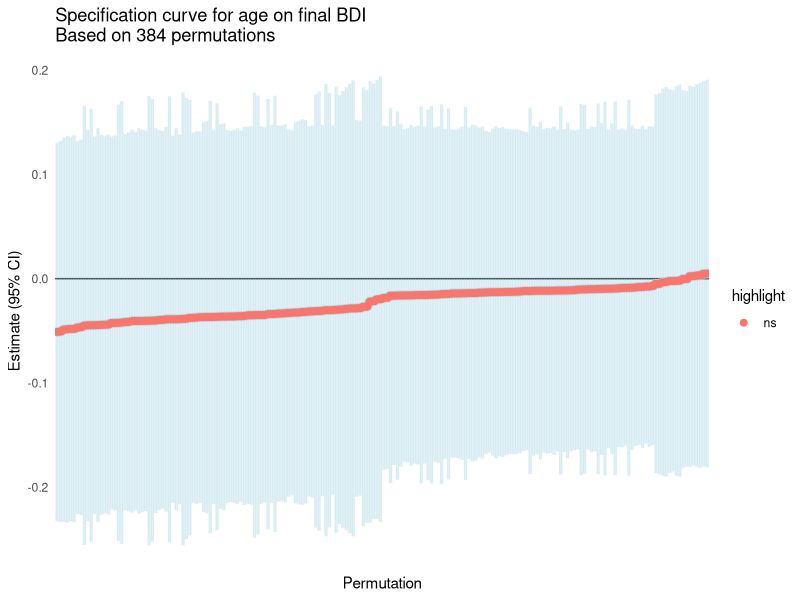

This chart was generated by the following R code:
## ---- chunk 1
knitr::opts_chunk$set(echo = TRUE)
## ---- chunk 2
library(lmerTest)  # this is a convenience package replacement for {lme4}
library(tidyverse)  # this is a meta package with many data manipulation, coding, and visualization tools
## ---- chunk 3
trim_data <- function(..., 
                      data, 
                      min_ses_num = 0, 
                      max_ses_num = 10000, 
                      max_courses = 1,
                      completers_only = FALSE, 
                      min_sev_baseline = 0, 
                      min_sev_BDI = 0,
                      min_sev_BAI = 0, 
                      min_obs = 0, 
                      use_obs = c("all", "prepost", "post"), 
                      param_list = NULL){  # param_list is an optional whole replacement
  
  if(!is.null(param_list)){  # if param_list supplied
    # re-assign all values to the param_list version
    # this is an option that comes in handy sometimes, not always needed.
    data <- param_list$data
    min_ses_num <- param_list$min_ses_num
    max_ses_num <- param_list$max_ses_num
    max_courses <- param_list$max_courses
    completers_only <- param_list$completers_only
    min_sev_baseline <- param_list$min_sev_baseline
    min_sev_BDI <- param_list$min_sev_BDI
    min_sev_BAI <- param_list$min_sev_BAI
    min_obs <- param_list$min_obs
    use_obs <- param_list$use_obs
  }
  
  temp <- dplyr::filter(data, 
                 n_tx_eval_tot >= min_ses_num,
                 n_tx_eval_tot <= max_ses_num, 
                 # need courses indicator still
                 # need completer indicator still
                 # need baseline severity indicators
                 n_meas_obs_tot >= min_obs)
  
  # if using just pre or post data, trim it here and compute new variables
  if(use_obs == "prepost" | use_obs == "post"){
    temp <- temp %>% 
      dplyr::filter(has.measure == 1) %>% 
      group_by(new_id) %>% 
      slice(c(1, n())) %>% 
      mutate(first_BDI = first(BDI), 
             first_BAI = first(BAI)) %>% 
      dplyr::filter(first_BDI >= min_sev_BDI & first_BAI >= min_sev_BAI) %>% 
      slice(n()) %>% 
      ungroup()
    
    temp <- mutate(temp, 
                   minimum_sessions = min_ses_num, 
                   maximum_sessions = max_ses_num, 
                   maximum_courses = max_courses, 
                   minimum_BDI_bl = min_sev_BDI, 
                   minimum_BAI_bl = min_sev_BAI, 
                   minimum_observations = min_obs)
  }
  else if(use_obs == "all"){
    temp <- temp %>% 
      dplyr::filter(has.measure == 1) %>% 
      group_by(new_id) %>% 
      mutate(first_BDI = first(BDI), 
             first_BAI = first(BAI)) %>% 
      dplyr::filter(first_BDI >= min_sev_BDI & first_BAI >= min_sev_BAI) %>% 
      ungroup()
    
    temp <- mutate(temp, 
                   minimum_sessions = min_ses_num, 
                   maximum_sessions = max_ses_num, 
                   maximum_courses = max_courses, 
                   minimum_BDI_bl = min_sev_BDI, 
                   minimum_BAI_bl = min_sev_BAI, 
                   minimum_observations = min_obs)
  }
  temp
}
## ---- chunk 4
make_predictors <- function(..., options, target){
  # options should just be a list of variables in the data set, 
  # The function should return a list of lists - one for each set of predictor variables. Assumes that each predictor can either be included or NOT included. 
  # target is required here because it HAS to be included in every model run.
 
  # trying to use expand.grid(). 
  to_expand <- list(0)
  for(i in seq_along(options)){
    to_expand[i] <- paste0("c(\"", as.character(options[i]), "\", NA)")
  }
  # this is HORRIBLE CODE - but it works? 
  out <- expand.grid(eval(parse(text = paste0("list(", paste(unlist(to_expand), collapse = ', '), ")"))))
  
  # rename variable names from "Var1" to whatever the varaible is
  for(i in seq_along(options)){
    names(out)[i] <- levels(out[1, i])
  }
  
  out <- cbind(out, target = rep(target, nrow(out)))
  # the result is a matrix of rows with different variables included in each row. Every row is a unique permutation of the list.
}
## ---- chunk 5
isolate_predictors <- function(..., x){
  # x should be a single row of predictors, not including target, target
  x <- x[!is.na(x)]
  if(length(x) > 0){
    return(x)
  } 
  else return(NULL)
}
## ---- chunk 6
conduct_prepost <- function(..., 
                            data, 
                            predictors,
                            outcome){
  form <- as.formula(paste(outcome, paste(predictors, collapse = " + "), 
        sep = " ~ "))
  model <- lm(form, data = data)
}
 # note that predictors is a list of names of variables, as strings
# the usage of that is like this: 
# outcome <- conduct_prepost(data = test_data, predictors = c("n_tx_eval_tot", "n_noshow_tot", "week_since_first_attend", "ther_id"), outcome = "BDI")
# result is a model, type lm. 
# takes a dataset, list of predictors, and the name of the outcome variable. 


# the function below does the same thing but adds capacity for variables that are included in every permutation (so-called "constants", though this is kind of confusing since they are actually variables)
conduct_prepost_constant <- function(..., 
                            data, 
                            predictors,
                            outcome, 
                            constants = NULL){
  
  form <- as.formula(paste(outcome, paste(predictors, constants, collapse = " + ", sep = " + "), 
        sep = " ~ "))
  model <- lm(form, data = data)
}

# does the same thing but with lme4::lmer() instead of lm() Note it technically used lmerTest::lmer(), for the p-value calculation (though I don't really endorse this myself, typically).
conduct_lmm_int_constant <- function(..., 
                            data, 
                            predictors,
                            outcome, 
                            constants = NULL, 
                            ranef = "ther_id", 
                            ranslope = "1"){
  predictors_text <- paste(predictors, collapse = " + ")
  constants_text <- paste(constants, collapse = " + ")
  ranslope_text <- paste(ranslope, collapse = " + ")
  ranef_text <- paste0("(", ranslope_text, " | ", ranef, ")")
  form <- as.formula(paste(outcome, paste(paste(predictors, collapse = " + "),
                                          paste(constants, collapse = " + "), 
                                          paste(ranef_text, collapse = " + "), 
                                          sep = " + "), 
        sep = " ~ "))
  model <- lmerTest::lmer(form, data = data)
}
## ---- chunk 7
extract_target_lm <- function(..., model, target){
  values <- data.frame(as.list(coef(summary(model))[target, ]))
  values$lower <- values[1, 1] - 1.96 * values[1, 2]
  values$upper <- values[1, 1] + 1.96 * values[1, 2]
  if("df" %in% names(values)){
    values <- select(values, -df)
  }
  values
}
# result is a 1x6 dataframe with Estimate, SE, t val, and p val, lower, and upper
# takes a model as the input, computed earlier

# seems like the existing lm() version works for lme4 models, except it doesn't have a p value

## ---- chunk 8
# this is the pre-post data set
run_data <- function(..., 
                     data, 
                     predictors, 
                     target = predictors$target[1],
                     outcome = "BDI", 
                     constants = "first_BDI"){
  # data is the single data.frame to use
  # predictors is the matrix of predictors to use
  
  out <- data.frame("Estimate" = 0,  
                    "Std. Error" = 0,
                    "t value" = 0,
                    "Pr(>|t|)" = 0,
                    "lower" = 0,
                    "upper" = 0)
  
  for(i in 1:nrow(predictors)){  # for each predictor set
    use_predictors <- isolate_predictors(x = predictors[i, ])
    # use_predictors should be a list of the predictors to include
    
    mod <- conduct_prepost_constant(data = data, 
                                    predictors = use_predictors, 
                                    outcome = outcome, 
                                    constants = constants)
    # mod is an lm object
    
    extracts <- extract_target_lm(model = mod, target = target)
    # extracts is a data frame with six outputted values
    
    out <- rbind(out, extracts)
  }
  out <- data.frame(out[2:nrow(out), ]) # cropping the first empty row.
  out <- cbind(out, N = mod$df.residual)  # adding residual DF to get a sense of the size of the data effectively
  out <- cbind(out, 
               predictors, 
               covariate_perm = 1:nrow(out), 
               outcome_var = outcome, 
               minimum_sessions = data$minimum_sessions[1], 
               maximum_sessions = data$maximum_sessions[1],
               maximum_courses = data$maximum_courses[1], 
               minimum_BDI_bl = data$minimum_BDI_bl[1], 
               minimum_BAI_bl = data$minimum_BAI_bl[1],
               minimum_observations = data$minimum_observations[1], 
               ran_ther_included = FALSE)  # adding a bunch of variables that are helpful later
  out <- mutate(out, 
                highlight = if_else(lower < 0 & upper < 0, "neg", 
                                    if_else(lower < 0 & upper > 0, "ns", 
                                            "pos")))
}
## ---- chunk 9
run_data_lmm <- function(..., 
                     data, 
                     predictors, 
                     target = predictors$target[1],
                     outcome = "BDI", 
                     constants = "first_BDI", 
                     ranef = "ther_id", 
                     ranslope = "1"){
  # data is the single data.frame to use
  # predictors is the matrix of predictors to use
  
  out <- data.frame("Estimate" = 0,  
                    "Std. Error" = 0,
                    "t value" = 0,
                    "Pr(>|t|)" = 0,
                    "lower" = 0,
                    "upper" = 0)
  
  for(i in 1:nrow(predictors)){  # for each predictor set
    use_predictors <- isolate_predictors(x = predictors[i, ])
    # use_predictors should be a list of the predictors to include
    
    mod <- conduct_lmm_int_constant(data = data, 
                                    predictors = use_predictors, 
                                    outcome = outcome, 
                                    constants = constants, 
                                    ranef = ranef, 
                                    ranslope = ranslope)
    # mod is an lm object
    
    # only do anything if not singular
    if(!isSingular(mod)){
      extracts <- extract_target_lm(model = mod, target = target)
      # extracts is a data frame with six outputted values
    }
    else{ # if it was singular, create NA values
      extracts <- data.frame("Estimate" = NA,  
                             "Std. Error" = NA,
                             "t value" = NA,
                             "Pr(>|t|)" = NA,
                             "lower" = NA,
                             "upper" = NA)
    }
    
    out <- rbind(out, extracts)
  }
  out <- data.frame(out[2:nrow(out), ]) # cropping the first empty row.
  out <- cbind(out, N = NA)  # adding residual DF to get a sense of the size of the data effectively. ONLY LEAVING IN bc don't want to bother righ tnow.
  out <- cbind(out, 
               predictors, 
               covariate_perm = 1:nrow(out), 
               outcome_var = outcome, 
               minimum_sessions = data$minimum_sessions[1], 
               maximum_sessions = data$maximum_sessions[1],
               maximum_courses = data$maximum_courses[1], 
               minimum_BDI_bl = data$minimum_BDI_bl[1], 
               minimum_BAI_bl = data$minimum_BAI_bl[1],
               minimum_observations = data$minimum_observations[1], 
               ran_ther_included = TRUE)  # adding a bunch of variables that are helpful later
  out <- mutate(out, 
                highlight = if_else(lower < 0 & upper < 0, "neg", 
                                    if_else(lower < 0 & upper > 0, "ns", 
                                            "pos")))
}
## ---- chunk 10
run_multiple_trims <- function(...,
                               data,
                               min_ses_options = NA, 
                               max_ses_options = NA,
                               max_courses_options = NA,
                               min_sev_BDI_options = NA,
                               min_sev_BAI_options = NA,
                               min_obs_options = NA, 
                               predictors,  # string vector
                               target, 
                               outcome = "BDI", 
                               constants = "first_BDI", 
                               include_ran_thers = TRUE){

  out <- expand.grid(min_ses_options, 
                     max_ses_options, 
                     max_courses_options, 
                     min_sev_BDI_options, 
                     min_sev_BAI_options, 
                     min_obs_options)
  names(out) <- c("min_ses_options", "max_ses_options", "max_courses_options", "min_sev_BDI_options", "min_sev_BAI_options", "min_obs_options")
  # out here is just a matrix with all combinations of all the variables of interest. 

  # define param_list_temp, will be altered on each iteration of next loop
  param_list_temp <- list(data = data, 
                          min_ses_num = 0, 
                          max_ses_num = 100000, 
                          max_courses = 1,
                          completers_only = FALSE, 
                          min_sev_baseline = 0, 
                          min_sev_BDI = 0,
                          min_sev_BAI = 0, 
                          min_obs = 0, 
                          use_obs = "prepost")

  # define predictors_temp, which can be modified
  predictors_temp <- make_predictors(options = predictors, target = target)

  for(i in 1:nrow(out)){  # for each permutation of inputs
    param_list_mod <- param_list_temp
    
    # if first variable is not NA, replace the value in param_list_mod with the corrsponding value from out. 
    if(!is.na(out[i, 1])) {
      param_list_mod$min_ses_num <- out[i, 1]
    }
    if(!is.na(out[i, 2])) {
      param_list_mod$max_ses_num <- out[i, 2]
    }
    if(!is.na(out[i, 3])) {
      param_list_mod$max_courses <- out[i, 3]
    }
    if(!is.na(out[i, 4])) {
      param_list_mod$min_sev_BDI <- out[i, 4]
    }
    if(!is.na(out[i, 5])) {
      param_list_mod$min_sev_BAI <- out[i, 5]
    }
    if(!is.na(out[i, 6])) {
      param_list_mod$min_obs <- out[i, 6]
    }
    #need to repeat for all the variables

    out_dat <- trim_data(data = data, 
                         param_list = param_list_mod, 
                         use_obs = "prepost")  
    # param_list_mod is the MODIFED list of parameters, specific to this iteration.

    ##### now ready to run this data set
    out_analysis <- run_data(data = out_dat, 
                             predictors = predictors_temp, 
                             outcome = outcome, 
                             constants = constants)
    
    # if random therapists should be included (at all, run here)
    if(include_ran_thers){
      out_analysis_lmm <- run_data_lmm(data = out_dat,
                                       predictors = predictors_temp, 
                                       outcome = outcome,
                                       constants = constants,
                                       ranef = "ther_id",
                                       ranslope = "1")
      # combining random and nonrandom outputs    
      output1 <- rbind(out_analysis, out_analysis_lmm)
    }
    output1 <- out_analysis
    
    # now combining all the data into one dataset
    if(i ==1){
      output <- output1
    }
    else{
      output <- rbind(output, output1)
    }
  }
  output <- cbind(output, permutation = 1:nrow(output))
  # output is a dataset with the specified variables
}
## ---- chunk 11
spec_curve <- function(data, 
                       y = data$Estimate, 
                       lower = data$lower, 
                       upper = data$upper, 
                       title = NULL){
  ggplot(data = data, aes(x = reorder(permutation, y), 
                          y = y, 
                          ymin = lower, 
                          ymax = upper)) + 
    geom_hline(yintercept = 0) +
    geom_pointrange(color = "lightblue", alpha = .5) +
    theme_minimal() + 
    theme(axis.text.x = element_blank(), 
          axis.ticks = element_blank()) +
    ylab("Estimate (95% CI)") + 
    xlab("Permutation") + 
    ggtitle(title)
}
## ---- chunk 12
# simulation parameters:
# number of patients
n_patients <- 100  
# number of therapists
n_thers <- 2
# number of observations per patient
n_obs_per_pt <- 5 # must be over 2

first_BDI_mean <- 25
first_BDI_sd <- 10

week_tx_mean <- 10
week_tx_sd <- 4

final_BDI_mean <- 5
final_BDI_sd <- 10
## ---- chunk 13
sim_data <- tibble(new_id = factor(sort(rep(1:n_patients, 
                                            n_obs_per_pt))), 
                   ther_id = factor(sort(rep(1:n_thers, 
                                             (n_patients * n_obs_per_pt)/n_thers))), 
                   n_tx_eval_tot = rep(sample(1:(n_obs_per_pt + 2), 
                                              n_patients, 
                                              replace = TRUE), 
                                       each = n_obs_per_pt), 
                   n_meas_obs_tot = n_tx_eval_tot, # idiosyncratic to applied data
                   gender = rep(sample(1:2, n_patients, replace = T), 
                                each = n_obs_per_pt), 
                   n_noshow_tot = rep(sample(0:(n_obs_per_pt - 2), 
                                             n_patients, 
                                             replace = TRUE), 
                                      each = n_obs_per_pt), 
                   first_BDI = rep(rnorm(n = n_patients, 
                                         mean = first_BDI_mean, 
                                         sd = first_BDI_sd), 
                                      each = n_obs_per_pt) %>% 
                     round(digits = 0), 
                   week_tx_tot = rep(rnorm(n = n_patients, 
                                         mean = week_tx_mean, 
                                         sd = week_tx_sd), 
                                      each = n_obs_per_pt) %>% 
                     round(digits = 0),
                   obs_number = rep(1:n_obs_per_pt, 
                                    times = n_patients),
                   week_since_first_attend = ((week_tx_tot/(n_obs_per_pt - 1)) * (obs_number - 1)), 
                   ethnicity = sample(1:4, n_patients, replace = TRUE) %>% 
                     rep(each = n_obs_per_pt), 
                   age = rnorm(n = n_patients, 
                               mean = 35,
                               sd = 10) %>% 
                     rep(each = n_obs_per_pt) %>% 
                     round(digits = 0), 
                   final_BDI = rep(rnorm(n = n_patients, 
                                         mean = final_BDI_mean, 
                                         sd = final_BDI_sd), 
                                      each = n_obs_per_pt) %>% 
                     round(digits = 0) %>% 
                     replace(. < 0, 0),
                   BDI = ((.data$final_BDI - .data$first_BDI) / .data$week_tx_tot) * .data$week_since_first_attend + .data$first_BDI, 
                   BAI = 10, 
                   has.measure = 1)
## ---- chunk 14
sim_out <- run_multiple_trims(min_ses_options = c(1, 0), 
                              max_ses_options = c(6, 10),
                              min_sev_BDI_options = c(0, 10, 18),
                              predictors = c("gender", "n_tx_eval_tot", "n_noshow_tot", "week_since_first_attend", "ethnicity"), 
                              constants = c("first_BDI"), 
                              target = "age", 
                              data = sim_data, 
                              include_ran_thers = FALSE)
## ---- chunk 15
spec_curve(data = sim_out, 
           title = paste("Specification curve for", sim_out$target, "on final", sim_out$outcome_var, "\nBased on", nrow(sim_out), "permutations")) + 
  geom_point(aes(color = highlight, fill = highlight), size = 2, shape = 21) + 
  theme(panel.grid.minor = element_blank(), 
        panel.grid.major = element_blank())
